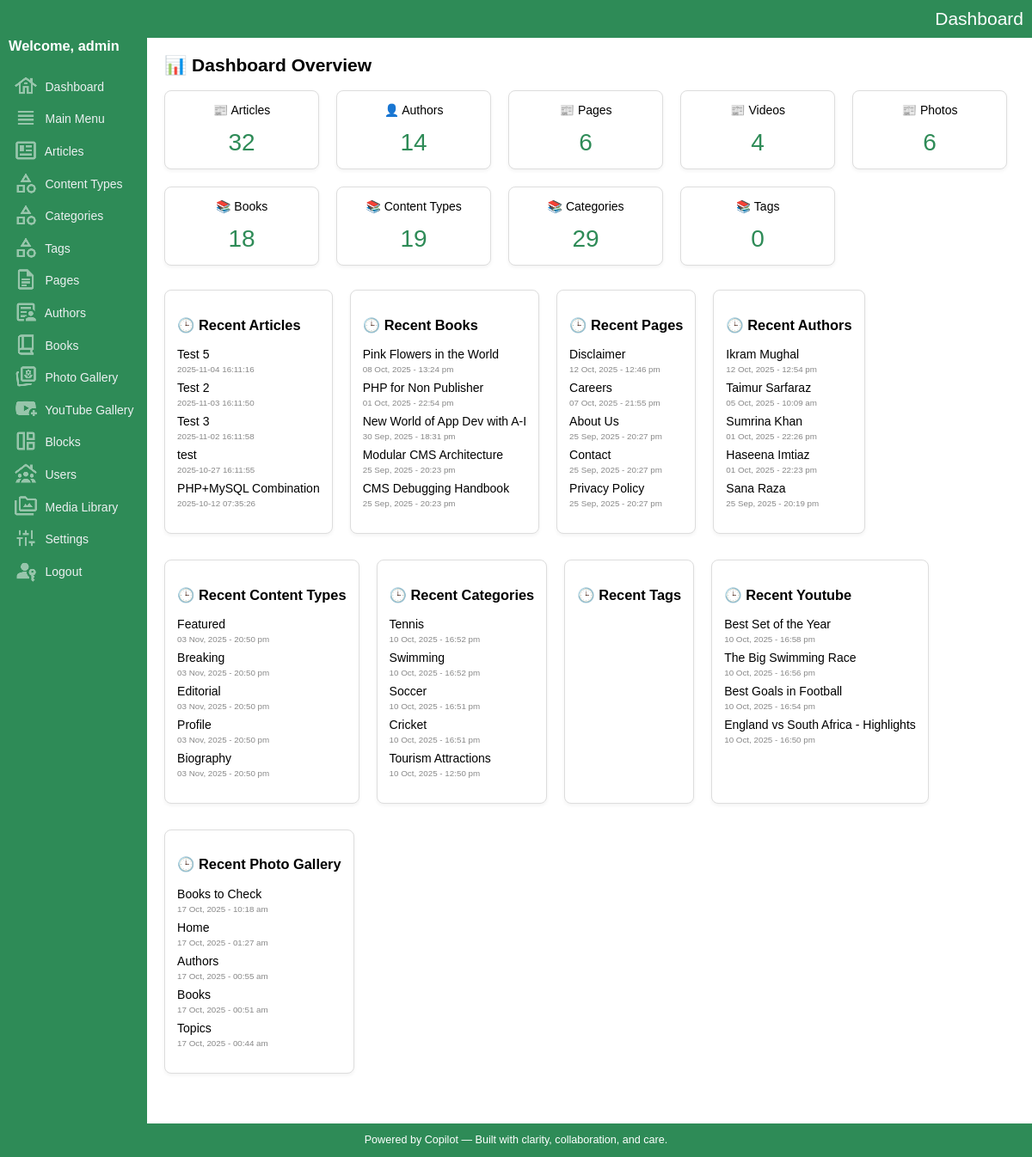
/admin/index.php (signed in), run on an earlier commit of the app's database.
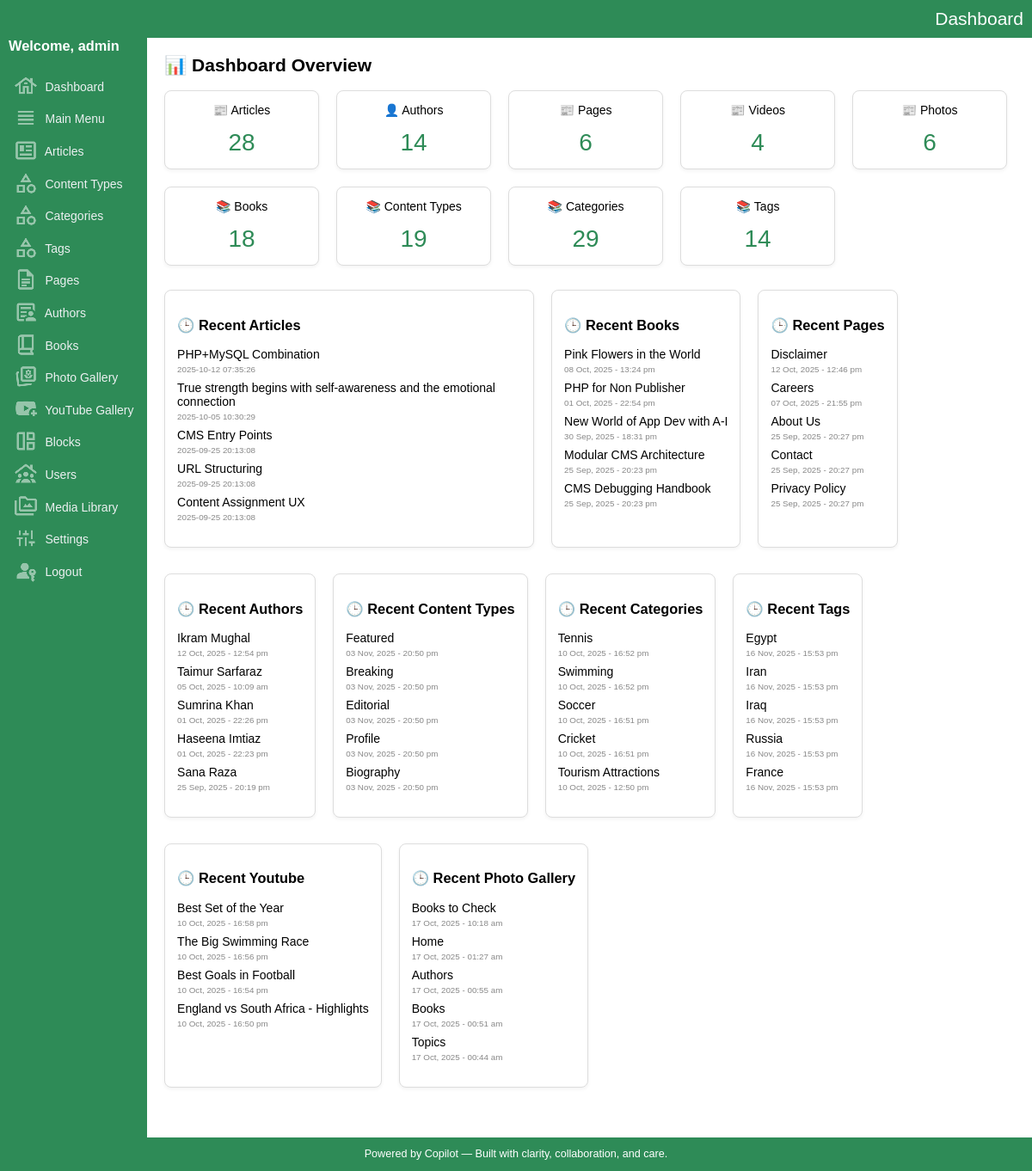
And on a later commit of the database.
### tables this page shows
CREATE TABLE IF NOT EXISTS `articles` (
  `key_articles` int(10) UNSIGNED NOT NULL AUTO_INCREMENT,
  `key_media_banner` int(10) UNSIGNED DEFAULT '0',
  `document_code` varchar(50) NOT NULL DEFAULT '',
  `title` varchar(300) NOT NULL DEFAULT '',
  `title_sub` varchar(300) NOT NULL DEFAULT '',
  `article_snippet` varchar(1000) NOT NULL DEFAULT '',
  `article_content` mediumtext NOT NULL,
  `content_type` varchar(300) NOT NULL DEFAULT '',
  `book_indent_level` tinyint(4) NOT NULL DEFAULT '0',
  `url` varchar(200) NOT NULL DEFAULT '',
  `banner_image_url` varchar(2000) DEFAULT '',
  `sort` smallint(6) NOT NULL DEFAULT '0',
  `entry_date_time` datetime NOT NULL DEFAULT CURRENT_TIMESTAMP,
  `update_date_time` datetime NOT NULL DEFAULT CURRENT_TIMESTAMP ON UPDATE CURRENT_TIMESTAMP,
  `created_by` int(10) UNSIGNED DEFAULT NULL,
  `updated_by` int(10) UNSIGNED DEFAULT NULL,
  `is_featured` tinyint(1) NOT NULL DEFAULT '0',
  `show_on_home` tinyint(1) NOT NULL DEFAULT '1',
  `is_active` tinyint(1) DEFAULT '1',
  PRIMARY KEY (`key_articles`),
  KEY `fk_articles_media` (`key_media_banner`),
  KEY `entry_date_time` (`entry_date_time`),
  KEY `update_date_time` (`update_date_time`),
  KEY `is_active` (`is_active`),
  KEY `is_featured` (`is_featured`),
  KEY `document_code` (`document_code`)
);

CREATE TABLE IF NOT EXISTS `books` (
  `key_books` int(10) UNSIGNED NOT NULL AUTO_INCREMENT,
  `key_media_banner` int(10) UNSIGNED DEFAULT NULL,
  `title` varchar(200) NOT NULL DEFAULT '',
  `subtitle` varchar(200) NOT NULL DEFAULT '',
  `description` text NOT NULL,
  `banner_image_url` varchar(2000) DEFAULT '',
  `url` varchar(200) NOT NULL DEFAULT '',
  `author_name` varchar(200) NOT NULL DEFAULT '',
  `publisher` varchar(200) NOT NULL DEFAULT '',
  `publish_year` varchar(4) NOT NULL DEFAULT '',
  `isbn` varchar(17) DEFAULT '',
  `is_featured` tinyint(1) DEFAULT NULL,
  `language` varchar(50) DEFAULT NULL,
  `format` varchar(50) DEFAULT NULL,
  `weight_grams` int(11) DEFAULT NULL,
  `sku` varchar(50) DEFAULT NULL,
  `is_active` tinyint(1) DEFAULT '1',
  `sort` smallint(6) NOT NULL DEFAULT '0',
  `entry_date_time` datetime NOT NULL DEFAULT CURRENT_TIMESTAMP,
  `update_date_time` datetime NOT NULL DEFAULT CURRENT_TIMESTAMP ON UPDATE CURRENT_TIMESTAMP,
  `created_by` int(10) UNSIGNED DEFAULT NULL,
  `updated_by` int(10) UNSIGNED DEFAULT NULL,
  PRIMARY KEY (`key_books`),
  KEY `fk_books_media` (`key_media_banner`)
);

CREATE TABLE IF NOT EXISTS `pages` (
  `key_pages` int(10) UNSIGNED NOT NULL AUTO_INCREMENT,
  `key_media_banner` int(10) UNSIGNED DEFAULT NULL,
  `banner_image_url` varchar(2000) NOT NULL DEFAULT '',
  `title` varchar(200) NOT NULL DEFAULT '',
  `page_content` text NOT NULL,
  `url` varchar(200) NOT NULL DEFAULT '',
  `sort` smallint(6) NOT NULL DEFAULT '0',
  `is_active` tinyint(1) DEFAULT '1',
  `entry_date_time` datetime NOT NULL DEFAULT CURRENT_TIMESTAMP,
  `update_date_time` datetime NOT NULL DEFAULT CURRENT_TIMESTAMP ON UPDATE CURRENT_TIMESTAMP,
  PRIMARY KEY (`key_pages`),
  KEY `fk_pages_media` (`key_media_banner`)
);

CREATE TABLE IF NOT EXISTS `authors` (
  `key_authors` int(10) UNSIGNED NOT NULL AUTO_INCREMENT,
  `name` varchar(200) NOT NULL DEFAULT '',
  `email` varchar(200) NOT NULL DEFAULT '',
  `phone` varchar(50) NOT NULL DEFAULT '',
  `website` varchar(200) NOT NULL DEFAULT '',
  `url` varchar(200) NOT NULL DEFAULT '',
  `social_url_media1` varchar(200) NOT NULL DEFAULT '',
  `social_url_media2` varchar(200) NOT NULL DEFAULT '',
  `social_url_media3` varchar(200) NOT NULL DEFAULT '',
  `city` varchar(200) NOT NULL DEFAULT '',
  `state` varchar(200) NOT NULL DEFAULT '',
  `country` varchar(200) NOT NULL DEFAULT '',
  `banner_image_url` varchar(2000) DEFAULT '',
  `key_media_banner` int(10) UNSIGNED DEFAULT NULL,
  `description` varchar(2000) NOT NULL DEFAULT '',
  `is_active` tinyint(1) DEFAULT '1',
  `entry_date_time` datetime NOT NULL DEFAULT CURRENT_TIMESTAMP,
  `update_date_time` datetime NOT NULL DEFAULT CURRENT_TIMESTAMP,
  `created_by` int(10) UNSIGNED DEFAULT NULL,
  `updated_by` int(10) UNSIGNED DEFAULT NULL,
  PRIMARY KEY (`key_authors`),
  KEY `fk_authors_media` (`key_media_banner`)
);

CREATE TABLE IF NOT EXISTS `content_types` (
  `key_content_types` int(10) UNSIGNED NOT NULL AUTO_INCREMENT,
  `key_media_banner` int(10) UNSIGNED NOT NULL DEFAULT '0',
  `name` varchar(200) NOT NULL DEFAULT '',
  `description` varchar(1000) NOT NULL DEFAULT '',
  `url` varchar(200) NOT NULL DEFAULT '',
  `banner_image_url` varchar(2000) NOT NULL DEFAULT '',
  `sort` smallint(6) NOT NULL DEFAULT '0',
  `is_active` tinyint(1) DEFAULT '1',
  `entry_date_time` datetime NOT NULL DEFAULT CURRENT_TIMESTAMP,
  PRIMARY KEY (`key_content_types`)
);

CREATE TABLE IF NOT EXISTS `categories` (
  `key_categories` int(10) UNSIGNED NOT NULL AUTO_INCREMENT,
  `key_media_banner` int(10) UNSIGNED NOT NULL DEFAULT '0',
  `name` varchar(200) NOT NULL DEFAULT '',
  `description` varchar(1000) NOT NULL DEFAULT '',
  `url` varchar(200) NOT NULL DEFAULT '',
  `banner_image_url` varchar(2000) NOT NULL DEFAULT '',
  `sort` smallint(6) NOT NULL DEFAULT '0',
  `is_active` tinyint(1) DEFAULT '1',
  `entry_date_time` datetime NOT NULL DEFAULT CURRENT_TIMESTAMP,
  `category_type` enum('article','book','photo_gallery','video_gallery','global') NOT NULL DEFAULT 'global',
  PRIMARY KEY (`key_categories`)
);

CREATE TABLE IF NOT EXISTS `youtube_gallery` (
  `key_youtube_gallery` int(11) NOT NULL AUTO_INCREMENT,
  `key_media_banner` int(10) UNSIGNED DEFAULT NULL,
  `title` varchar(255) DEFAULT NULL,
  `youtube_id` varchar(20) DEFAULT NULL,
  `thumbnail_url` varchar(2000) DEFAULT NULL,
  `description` text,
  `is_active` tinyint(1) DEFAULT '1',
  `entry_date_time` datetime DEFAULT CURRENT_TIMESTAMP,
  `created_by` int(10) UNSIGNED DEFAULT NULL,
  `updated_by` int(10) UNSIGNED DEFAULT NULL,
  `url` varchar(200) DEFAULT NULL,
  PRIMARY KEY (`key_youtube_gallery`),
  KEY `fk_youtube_gallery_media` (`key_media_banner`)
);

CREATE TABLE IF NOT EXISTS `photo_gallery` (
  `key_photo_gallery` int(10) UNSIGNED NOT NULL AUTO_INCREMENT,
  `key_media_banner` int(10) UNSIGNED DEFAULT NULL,
  `title` varchar(255) DEFAULT NULL,
  `image_url` varchar(2000) DEFAULT NULL,
  `description` text,
  `is_active` tinyint(1) DEFAULT '1',
  `entry_date_time` datetime DEFAULT CURRENT_TIMESTAMP,
  `update_date_time` datetime NOT NULL DEFAULT CURRENT_TIMESTAMP ON UPDATE CURRENT_TIMESTAMP,
  `created_by` int(10) UNSIGNED DEFAULT NULL,
  `updated_by` int(10) UNSIGNED DEFAULT NULL,
  `url` varchar(200) DEFAULT NULL,
  `available_for_blocks` tinyint(1) DEFAULT '0',
  `css` varchar(500) NOT NULL DEFAULT '',
  `slideshow_enabled` tinyint(1) NOT NULL DEFAULT '1',
  `navigation_type` enum('arrows','slideshow','both','none') NOT NULL DEFAULT 'slideshow',
  PRIMARY KEY (`key_photo_gallery`),
  KEY `fk_photo_gallery_media` (`key_media_banner`)
);

CREATE TABLE IF NOT EXISTS `tags` (
  `key_tags` int(10) UNSIGNED NOT NULL AUTO_INCREMENT,
  `key_media_banner` int(10) UNSIGNED NOT NULL DEFAULT '0',
  `name` varchar(200) NOT NULL DEFAULT '',
  `description` varchar(1000) NOT NULL DEFAULT '',
  `url` varchar(200) NOT NULL DEFAULT '',
  `banner_image_url` varchar(2000) NOT NULL DEFAULT '',
  `sort` smallint(6) NOT NULL DEFAULT '0',
  `is_active` tinyint(1) DEFAULT '1',
  `entry_date_time` datetime NOT NULL DEFAULT CURRENT_TIMESTAMP,
  PRIMARY KEY (`key_tags`)
);

### admin/index.php (the view, shortened to what the changed rows need)
<?php
include("../dbconnection.php");
function getCount($table, $statusCol = 'is_active') {
	global $conn;
	$sql = "SELECT COUNT(*) as count FROM $table WHERE $statusCol = 1";
	$result = $conn->query($sql);
	$row = $result->fetch_assoc();
	return $row["count"];
}
function getRecent($table, $titleCol, $dateCol, $limit = 5) {
	global $conn;
	$sql = "SELECT $titleCol, $dateCol FROM $table ORDER BY $dateCol DESC LIMIT $limit";
	$result = $conn->query($sql);
	$rows = [];
	while ($row = $result->fetch_assoc()) {
		$rows[] = $row;
	}
	return $rows;
}
$totalArticles = getCount("articles");
$totalTags = getCount("tags");
$recentArticles = getRecent("articles", "title", "entry_date_time", 5);
$recentBooks = getRecent("books", "title", "entry_date_time", 5);
$recentPages = getRecent("pages", "title", "entry_date_time", 5);
$recentAuthors = getRecent("authors", "name", "entry_date_time", 5);
$recentGallery = getRecent("photo_gallery", "title", "entry_date_time", 5);
$recentYoutube = getRecent("youtube_gallery", "title", "entry_date_time", 5);
$recentContentTypes = getRecent("content_types", "name", "entry_date_time", 5);
$recentCategories = getRecent("categories", "name", "entry_date_time", 5);
$recentTags = getRecent("tags", "name", "entry_date_time", 5);
?>
<!DOCTYPE html>
<html>
<head>
	<link rel="stylesheet" href="assets/css/style.css">
</head>
<body>
<div class="container">
	<div class="main">
		<h2>📊 Dashboard Overview</h2>
		<div class="dashboard-metrics">
			<div class="metric-box">📰 Articles<br><span><?= $totalArticles ?></span></div>
			<div class="metric-box">📚 Tags<br><span><?= $totalTags ?></span></div>
		</div>
		<div class="recents">
			<div class="recent-activity">
				<ul>
				<?php foreach ($recentArticles as $item): ?>
					<li><?= htmlspecialchars($item['title']) ?><br> <small><?= $item['entry_date_time'] ?></small></li>
				<?php endforeach; ?>
				</ul>
			</div>
			<div class="recent-activity">
				<ul>
				<?php foreach ($recentBooks as $item): ?>
					<li><?= htmlspecialchars($item['title']) ?><br> <small><?= date_format(date_create($item["entry_date_time"]), "d M, Y - H:i a") ?></small></li>
				<?php endforeach; ?>
				</ul>
			</div>
			<div class="recent-activity">
				<ul>
				<?php foreach ($recentPages as $item): ?>
					<li><?= htmlspecialchars($item['title']) ?><br> <small><?= date_format(date_create($item["entry_date_time"]), "d M, Y - H:i a") ?></small></li>
				<?php endforeach; ?>
				</ul>
			</div>
			<div class="recent-activity">
				<ul>
				<?php foreach ($recentAuthors as $item): ?>
					<li><?= htmlspecialchars($item['name']) ?><br> <small><?= date_format(date_create($item["entry_date_time"]), "d M, Y - H:i a") ?></small></li>
				<?php endforeach; ?>
				</ul>
			</div>
			<div class="recent-activity">
				<ul>
				<?php foreach ($recentContentTypes as $item): ?>
					<li><?= htmlspecialchars($item['name']) ?><br> <small><?= date_format(date_create($item["entry_date_time"]), "d M, Y - H:i a") ?></small></li>
				<?php endforeach; ?>
				</ul>
			</div>
			<div class="recent-activity">
				<ul>
				<?php foreach ($recentCategories as $item): ?>
					<li><?= htmlspecialchars($item['name']) ?><br> <small><?= date_format(date_create($item["entry_date_time"]), "d M, Y - H:i a") ?></small></li>
				<?php endforeach; ?>
				</ul>
			</div>
			<div class="recent-activity">
				<ul>
				<?php foreach ($recentTags as $item): ?>
					<li><?= htmlspecialchars($item['name']) ?><br> <small><?= date_format(date_create($item["entry_date_time"]), "d M, Y - H:i a") ?></small></li>
				<?php endforeach; ?>
				</ul>
			</div>
			<div class="recent-activity">
				<ul>
				<?php foreach ($recentYoutube as $item): ?>
					<li><?= htmlspecialchars($item['title']) ?><br> <small><?= date_format(date_create($item["entry_date_time"]), "d M, Y - H:i a") ?></small></li>
				<?php endforeach; ?>
				</ul>
			</div>
			<div class="recent-activity">
				<ul>
				<?php foreach ($recentGallery as $item): ?>
					<li><?= htmlspecialchars($item['title']) ?><br> <small><?= date_format(date_create($item["entry_date_time"]), "d M, Y - H:i a") ?></small></li>
				<?php endforeach; ?>
				</ul>
			</div>
		</div>
	</div>
</div>
</body>
</html>

What changed in the data, as far as the page shows it:
removed articles: title "Test 5", entry_date_time "2025-11-04 16:11:16"
removed articles: title "Test 2", entry_date_time "2025-11-03 16:11:50"
removed articles: title "Test 3", entry_date_time "2025-11-02 16:11:58"
removed articles: title "test", entry_date_time "2025-10-27 16:11:55"
now on this page (row edited): articles: title "True strength begins with self-awareness and the emotional connection", entry_date_time "2025-10-05 10:30:29"
now on this page (row edited): articles: title "CMS Entry Points", entry_date_time "2025-09-25 20:13:08"
now on this page (row edited): articles: title "URL Structuring", entry_date_time "2025-09-25 20:13:08"
now on this page (row edited): articles: title "Content Assignment UX", entry_date_time "2025-09-25 20:13:08"
added tags: name "Egypt", entry_date_time "16 Nov, 2025 - 15:53 pm"
added tags: name "Iran", entry_date_time "16 Nov, 2025 - 15:53 pm"
added tags: name "Iraq", entry_date_time "16 Nov, 2025 - 15:53 pm"
added tags: name "Russia", entry_date_time "16 Nov, 2025 - 15:53 pm"
added tags: name "France", entry_date_time "16 Nov, 2025 - 15:53 pm"
Also different on the page:
$totalArticles: "32" → "28"
$totalTags: "0" → "14"
